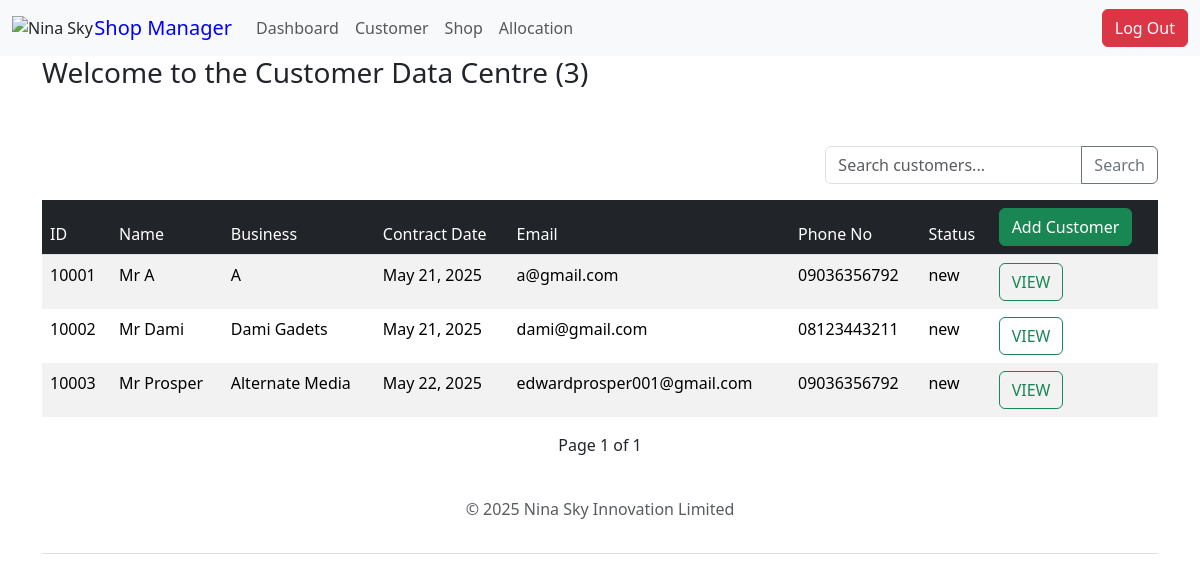
Screenshot of /customer/ (signed in) with the database file from the repository.
### customer/models.py (models this page shows, shortened)
class Customer(models.Model):
    NATURE = [
        ("Supermarket", "Supermarket"),
        ("Bridal Wears", "Bridal Wears"),
        ("Laundry", "Laundry"),
        ("Pharmacy", "Pharmacy"),
        ("Car Dealer", "Car Dealer"),
        ("Courier/Dispatch", "Courier/Dispatch"),
        ("Banking/Insurance", "Banking/Insurance"),
        ("Barbing/Salon", "Barbing/Salon"),
        ("Restaurant", "Restaurant"),
        ("Legal Aid Services", "Legal Aid Services"),
        ("Food and Drinks", "Food and Drinks"),
        ("Makeup Artist", "Makeup Artist"),
        ("Building", "Building"),
        ("Tailoring", "Tailoring"),
        ("Studio", "Studio"),
        ("Beauty Salon", "Beauty Salon"),
        ("Bakery", "Bakery"),
        ("Wine Seller", "Wine Seller"),
        ("Logistics", "Logistics"),
        ("Clothing", "Clothing"),
        ("Fabrics", "Fabrics"),
        ("Oriflame Dealer", "Oriflame Dealer"),
        ("Fruit Seller", "Fruit Seller"),
        ("Communication", "Communication"),
        ("Business Centre", "Business Centre"),
        ("Bank", "Bank"),
        ("Tv Repair", "Tv Repair"),
        ("Hair Business", "Hair Business"),
        ("Consultancy", "Consultancy"),
        ("Skin Beauty Store", "Skin Beauty Store"),
        ("Dispatch Office", "Dispatch Office"),
        ("Atm Customization", "Atm Customization"),
        ("Loan Business", "Loan Business"),
        ("Children Wears", "Children Wears"),
        ("Electrical/Electronics Store", "Electrical/Electronics Store"),
        ("Home Wears Store", "Home Wears Store"),
        ("Travel Agency", "Travel Agency"),
        ("Photo Studio", "Photo Studio"),
        ("Real Estate", "Real Estate"),
        ("Law Firm", "Law Firm"),
        ("Graphic Design and Branding", "Graphic Design and Branding"),
        ("Perfumery", "Perfumery"),
        ("NGO", "NGO"),
        ("Branding Business", "Branding Business"),
        ("Pastries & Cake", "Pastries & Cakes"),
        ("Mtn Service Provider Business", "Mtn Service Provider Business"),
        ("Cyber Cafe", "Cyber Cafe"),
        ("Wood Floor Trader", "Wood Floor Trader"),
        ("Others", "Others"),
    ]
    STATUS = [
        ("new", "New"),
        ("renewal", "Renewal"),
        ("exited", "Exited"),
    ]
    REVIWED_CHOICES = [("Is Reviewed", "Is Reviewed"), ("Not Reviewed", "Not Reviewed")]
    STATES = [
        ("Abia", "Abia"),
        ("Abuja", "Abuja"),
        ("Adamawa", "Adamawa"),
        ("Akwa Ibom", "Akwa Ibom"),
        ("Anambra", "Anambra"),
        ("Bauchi", "Bauchi"),
        ("Bayelsa", "Bayelsa"),
        ("Benue", "Benue"),
        ("Borno", "Borno"),
        ("Cross River", "Cross River"),
        ("Delta", "Delta"),
        ("Ebonyi", "Ebonyi"),
        ("Edo", "Edo"),
        ("Ekiti", "Ekiti"),
        ("Enugu", "Enugu"),
        ("Gombe", "Gombe"),
        ("Imo", "Imo"),
        ("Jigawa", "Jigawa"),
        ("Jos", "Jos"),
        ("Kaduna", "Kaduna"),
        ("Kano", "Kano"),
        ("Katsina", "Katsina"),
        ("Kebbi", "Kebbi"),
        ("Kogi", "Kogi"),
        ("Kwara", "Kwara"),
        ("Lagos", "Lagos"),
        ("Nasarawa", "Nasarawa"),
        ("Niger", "Niger"),
        ("Ogun", "Ogun"),
        ("Ondo", "Ondo"),
        ("Osun", "Osun"),
        ("Oyo", "Oyo"),
        ("Plateau", "Plateau"),
        ("Rivers", "Rivers"),
        ("Sokoto", "Sokoto"),
        ("Taraba", "Taraba"),
        ("Yobe", "Yobe"),
        ("Zamfara", "Zamfara"),
        ("Others", "Others"),
    ]
    TITLE_CHOICES = [
        ("Mr", "Mr"),
        ("Mrs", "Mrs"),
        ("Miss", "Miss"),
        ("Engr.", "Engr."),
        ("Dr.", "Dr."),
        ("Miss", "Miss"),
    ]
    no = models.CharField(max_length=5, unique=True)
    title = models.CharField(max_length=10, choices=TITLE_CHOICES, default="Mr")
    name = models.CharField(max_length=100)
    business = models.CharField(max_length=225)
    email = models.EmailField()
    phone = models.CharField(max_length=11)
    dob = models.DateField(default=None)
    address = models.CharField(max_length=225)
    state = models.CharField(max_length=225, choices=STATES)
    other_state = models.CharField(max_length=255, blank=True, null=True)
    occupation = models.CharField(max_length=50)
    nature = models.CharField(max_length=255, choices=NATURE, default="")
    status = models.CharField(max_length=10, choices=STATUS, default="")
    is_reviewed = models.BooleanField(default=True)
    date = models.DateField()
    outstanding_balance = models.IntegerField(blank=True, null=True)
    data_entry_officer_note = models.TextField(max_length=1000, blank=True, null=True)
    review_officer_note = models.TextField(max_length=1000, blank=True, null=True)
    approval_officer_note = models.TextField(max_length=1000, blank=True, null=True)
    approval = models.BooleanField(default=False)
    exitdate = models.DateField(blank=True, null=True)
    nextdue = models.DateField(blank=True, null=True)
    created_at = models.DateTimeField(auto_now_add=True)
    updated_at = models.DateTimeField(auto_now=True)
    class Meta:
        ordering = ["no"]

### customer/views.py (the view, shortened to what this page needs)
# urls.py: path("customer/", include("customer.urls")),
@login_required
def customer(request):
    count = Customer.objects.exclude(status="exited").count()
    search_query = request.GET.get("search", "")
    customer_list = Customer.objects.all().order_by("no")
    paginator = Paginator(customer_list, 10)
    page_number = request.GET.get("page")
    page_obj = paginator.get_page(page_number)
    nature_counts = Counter(Customer.objects.values_list("nature", flat=True))
    labels = list(nature_counts.keys())
    data = list(nature_counts.values())
    return render(
        request,
        "customer/customer.html",
        {
            "count": count,
            "page_obj": page_obj,
            "labels": labels,
            "data": data,
            "search_query": search_query,
        },
    )

### templates/customer/customer.html (shortened to what this page needs)
{% extends 'base.html' %} {% block title %} Nina Sky Portal | Customer Data {% endblock %}
{% block content %}
<div class="container">
    <div class="row">
        <h3>Welcome to the Customer Data Centre ({{count}})</h3>
    </div>
    <br>
    <br>
    <div class="row justify-content-center">
                <div class="col-md-12">
                        <form method="get" class="float-end">
                            <div class="input-group mb-3">
                                <input type="text"
                                    class="form-control"
                                    name="search"
                                    placeholder="Search customers..."
                                    value="{{ search_query|default:'' }}">
                                <button class="btn btn-outline-secondary" type="submit">
                                     Search
                                </button>
                            </div>
                        </form>
                    <table class="table table-hover  table-striped table-borderless">
                        <thead class="table-dark border-bottom">
                            <tr>
                                <td>ID</td>
                                <td>Name</td>
                                <td>Business </td>
                                <td>Contract Date</td>
                                <td>Email</td>
                                <td>Phone No</td>
                                 <td>Status</td>
                                <td>  <a href="form/" class="btn btn-success btn-md">Add Customer</a></td>
                            </tr>
                        </thead>
                        <tbody>
                            {% for customer in page_obj %}
                            <tr>
                            <td>{{customer.no}}</td>
                            <td>{{ customer.title}} {{customer.name|title}}</td>
                            <td>{{customer.business}}</td>
                            <td>{{customer.date}}</td>
                            <td>{{customer.email}}</td>
                            <td>{{customer.phone}}</td>
                            <td>{{customer.status}}</td>
                            <td>
                             <a href="{% url 'customer_update' customer.id %}" class="btn btn-outline-success">
                             VIEW
                             </a>
                            </td>
                            </tr>
                            {% endfor %}
                        </tbody>
                        </table>
                        <div class="pagination justify-content-center">
                        <span class="step-links">
                        <span class="current">
                            Page {{ page_obj.number }} of {{ page_obj.paginator.num_pages }}
                        </span>
                        </span>
            </div>
                </div>
    </div>
</div>
{% endblock %}

### rows the page displays
Customer: no "10001", title "Mr", name "A", business "A", date "May 21, 2025", email "a@gmail.com", phone "09036356792", status "new"
Customer: no "10002", title "Mr", name "Dami", business "Dami Gadets", date "May 21, 2025", email "dami@gmail.com", phone "08123443211", status "new"
Customer: no "10003", title "Mr", name "Prosper", business "Alternate Media", date "May 22, 2025", email "edwardprosper001@gmail.com", phone "09036356792", status "new"

### other values shown
{{ count }} "3"
{{ page_obj.number }} "1"
{{ page_obj.paginator.num_pages }} "1"
